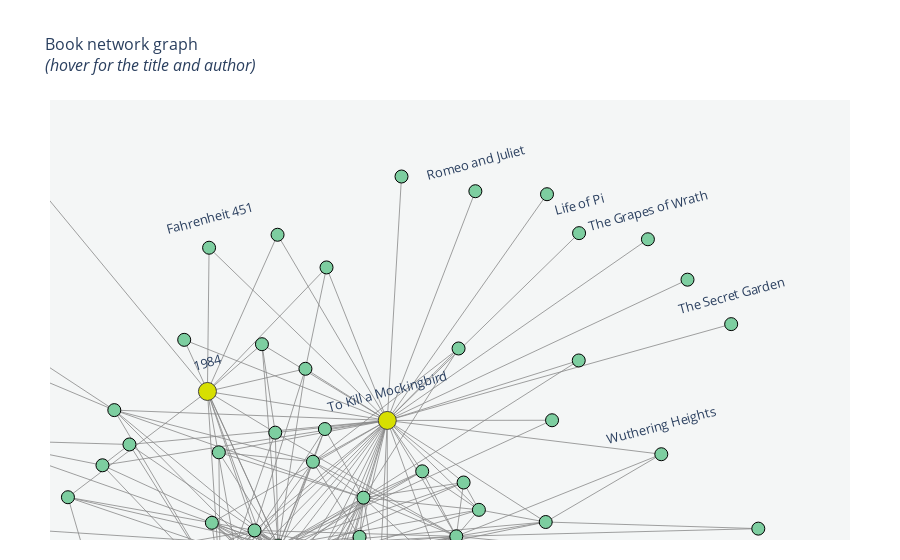

The cell this chart's notebook holds for it:
### Code cell
graph_top = go.Figure(data=[edge_trace, node_trace, node_trace2, node_trace3],
             layout=go.Layout(
                title='Book network graph <br><i>(hover for the title and author)<i>',
                titlefont=dict(size=16),
                showlegend=False,
                hovermode='closest',
                annotations=annotations,
                margin=dict(b=20,l=50,r=50),
                plot_bgcolor="#f4f6f6",
                xaxis=dict(fixedrange=True,showgrid=False, zeroline=False, showticklabels=False, range=[-0.3,0.75]),
                yaxis=dict(fixedrange=True,showgrid=False, zeroline=False, showticklabels=False, range=[0.003,0.9])))
graph_top.show()
py.plot(graph_top, filename = 'graph_top_books2', auto_open=True)

### Figure 1 — Plotly figure (JSON) as saved in the notebook; plotly's stock layout.template omitted (floating-point values rounded to 4 significant figures; data arrays with more than 128 entries replaced by an {"elided": "..."} marker saying what was removed)
{"data": [{"hoverinfo": "none", "line": {"color": "#888", "width": 0.8}, "mode": "lines", "type": "scatter", "x": {"elided": "1035 float values"}, "y": {"elided": "1035 float values"}}, {"hovertemplate": "%{text}", "marker": {"color": "#7dcea0", "colorscale": [[0, "rgb(103,0,31)"], [0.1, "rgb(178,24,43)"], [0.2, "rgb(214,96,77)"], [0.3, "rgb(244,165,130)"], [0.4, "rgb(253,219,199)"], [0.5, "rgb(247,247,247)"], [0.6, "rgb(209,229,240)"], [0.7, "rgb(146,197,222)"], [0.8, "rgb(67,147,195)"], [0.9, "rgb(33,102,172)"], [1, "rgb(5,48,97)"]], "line": {"color": "black", "width": 1}, "reversescale": true, "showscale": false, "size": 13}, "mode": "markers", "name": "", "text": ["Title: The Hunger Games<br>Author: Suzanne Collins", "Title: Twilight<br>Author: Stephenie Meyer", "Title: The Great Gatsby<br>Author: F. Scott Fitzgerald", "Title: The Fault in Our Stars<br>Author: John Green", "Title: The Hobbit<br>Author: J.R.R. Tolkien", "Title: The Catcher in the Rye<br>Author: J.D. Salinger", "Title: Angels & Demons<br>Author: Dan Brown", "Title: Pride and Prejudice<br>Author: Jane Austen", "Title: The Kite Runner<br>Author: Khaled Hosseini", "Title: Divergent<br>Author: Veronica Roth", "Title: Animal Farm<br>Author: George Orwell", "Title: Anne Frank The Diary of a Young Girl<br>Author: Anne Frank, Eleanor Roosevelt, B.M. Mooyaart-Doubleday", "Title: The Girl with the Dragon Tattoo<br>Author: Stieg Larsson", "Title: Catching Fire<br>Author: Suzanne Collins", "Title:  The Fellowship of the Ring<br>Author: J.R.R. Tolkien", "Title: Mockingjay<br>Author: Suzanne Collins", "Title: The Lovely Bones<br>Author: Alice Sebold", "Title: The Da Vinci Code<br>Author: Dan Brown", "Title: Lord of the Flies <br>Author: William Golding", "Title: Romeo and Juliet<br>Author: William Shakespeare", "Title: Gone Girl<br>Author: Gillian Flynn", "Title: The Help<br>Author: Kathryn Stockett", "Title: Of Mice and Men <br>Author: John Steinbeck", "Title: Memoirs of a Geisha<br>Author: Arthur Golden", "Title: The Giver<br>Author: Lois Lowry", "Title: The Lion, the Witch and the Wardrobe<br>Author: C.S. Lewis", "Title: The Time Traveler's Wife<br>Author: Audrey Niffenegger", "Title: A Game of Thrones<br>Author: George R.R. Martin", "Title: The Lightning Thief<br>Author: Rick Riordan", "Title: Little Women<br>Author: Louisa May Alcott", "Title: Jane Eyre<br>Author: Charlotte Brontë", "Title: Life of Pi<br>Author: Yann Martel", "Title: Water for Elephants<br>Author: Sara Gruen", "Title: The Book Thief<br>Author: Markus Zusak", "Title: Fahrenheit 451<br>Author: Ray Bradbury", "Title: New Moon (Twilight, #2)<br>Author: Stephenie Meyer", "Title: Where the Sidewalk Ends: The Poems and Drawings of Shel Silverstein<br>Author: Shel Silverstein", "Title: City of Bones<br>Author: Cassandra Clare", "Title: Eclipse<br>Author: Stephenie Meyer", "Title: Eragon<br>Author: Christopher Paolini", "Title: The Hitchhiker's Guide to the Galaxy<br>Author: Douglas Adams", "Title: Brave New World<br>Author: Aldous Huxley", "Title: Breaking Dawn<br>Author: Stephenie Meyer", "Title: The Secret Life of Bees<br>Author: Sue Monk Kidd", "Title: The Adventures of Huckleberry Finn<br>Author: Mark Twain", "Title: Charlotte's Web<br>Author: E.B. White, Garth Williams, Rosemary Wells", "Title: Northern Lights<br>Author: Philip Pullman", "Title: Wuthering Heights<br>Author: Emily Brontë", "Title: Slaughterhouse-Five, or The Children's Crusade: A Duty-Dance with Death <br>Author: Kurt Vonnegut Jr.", "Title: Gone with the Wind<br>Author: Margaret Mitchell", "Title: A Thousand Splendid Suns<br>Author: Khaled Hosseini", "Title: Insurgent<br>Author: Veronica Roth", "Title: Ender's Game<br>Author: Orson Scott Card", "Title: Sense and Sensibility<br>Author: Jane Austen", "Title: The Giving Tree<br>Author: Shel Silverstein", "Title: Night<br>Author: Elie Wiesel, Marion Wiesel", "Title: The Princess Bride<br>Author: William Goldman", "Title: The Secret Garden<br>Author: Frances Hodgson Burnett", "Title: The Girl Who Played with Fire<br>Author: Stieg Larsson", "Title: Where the Wild Things Are<br>Author: Maurice Sendak", "Title: A Clash of Kings<br>Author: George R.R. Martin", "Title: A Wrinkle in Time<br>Author: Madeleine L'Engle", "Title: The Grapes of Wrath<br>Author: John Steinbeck", "Title: Anne of Green Gables<br>Author: L.M. Montgomery", "Title: City of Glass<br>Author: Cassandra Clare", "Title: A Storm of Swords<br>Author: George R.R. Martin", "Title: The Girl Who Kicked the Hornet's Nest<br>Author: Stieg Larsson", "Title: City of Ashes<br>Author: Cassandra Clare", "Title: The Two Towers<br>Author: J.R.R. Tolkien", "Title: The Battle of the Labyrinth<br>Author: Rick Riordan", "Title: The Return of the King<br>Author: J.R.R. Tolkien", "Title: A Feast for Crows<br>Author: George R.R. Martin", "Title: Emma<br>Author: Jane Austen", "Title: The Last Olympian<br>Author: Rick Riordan", "Title: A Dance with Dragons<br>Author: George R.R. Martin", "Title: The Lord of the Rings<br>Author: J.R.R. Tolkien"], "type": "scatter", "x": [-0.07643, -0.1384, -0.00436, 0.1054, -0.03157, -0.02183, -0.03868, 0.2333, 0.04509, -0.0411, 0.03525, 0.2428, -0.2156, -0.02524, -0.05582, 0.03499, -0.1668, 0.07934, 0.06294, 0.2583, -0.4903, 0.1114, 0.3523, -0.07843, -0.08752, 0.1427, 0.2691, 0.2568, -0.576, 0.2629, 0.3506, 0.3944, 0.06078, 0.1063, -0.0912, -0.3358, -0.1957, -0.6256, -0.2476, 0.1096, -0.2765, -0.3169, -0.2695, 0.394, 0.1613, 0.3589, 0.4481, 0.5023, -0.001332, 0.1885, 0.2362, -0.2487, -0.2526, 0.6296, -0.2311, 0.5367, 0.2625, 0.5941, -0.6015, -0.3961, 0.5611, -0.4941, 0.4848, -0.1239, -0.9591, 0.6415, -0.5393, -0.8931, -0.1668, -0.9903, -0.1261, 0.611, 0.7205, -1, 0.5239, -0.3235], "y": [-0.0973, -0.3949, 0.2219, -0.2202, 0.02255, 0.4022, -0.4057, 0.01046, 0.1625, -0.257, 0.352, 0.1202, 0.2678, -0.1703, -0.02629, -0.2574, -0.5732, -0.324, 0.5587, 0.714, -0.3302, 0.0893, 0.7079, 0.1818, 0.03805, -0.02941, -0.137, -0.2434, -0.11, 0.06449, 0.03968, 0.6286, 0.2292, 0.009314, 0.5988, -0.768, 0.1978, -0.5639, -0.7978, -0.514, 0.09021, 0.7258, -0.576, 0.369, 0.744, 0.2471, -0.2331, 0.1778, 0.6253, 0.143, 0.3934, -0.3712, -0.0368, 0.02617, 0.1553, 0.5337, -0.44, 0.4431, 0.5203, 0.2067, -0.537, 0.04063, 0.6161, 0.4111, -0.7885, -0.5029, 0.5988, -0.8651, -0.1459, -0.1967, -0.1797, -0.5929, -0.0636, -0.09664, -0.6206, -0.15]}, {"hovertemplate": "%{text}", "marker": {"color": "#196f3d", "colorscale": [[0, "rgb(103,0,31)"], [0.1, "rgb(178,24,43)"], [0.2, "rgb(214,96,77)"], [0.3, "rgb(244,165,130)"], [0.4, "rgb(253,219,199)"], [0.5, "rgb(247,247,247)"], [0.6, "rgb(209,229,240)"], [0.7, "rgb(146,197,222)"], [0.8, "rgb(67,147,195)"], [0.9, "rgb(33,102,172)"], [1, "rgb(5,48,97)"]], "line": {"width": 1}, "reversescale": true, "showscale": false, "size": 14}, "mode": "markers", "name": "", "text": ["Title: Harry Potter and the Philosopher's Stone<br>Author: J.K. Rowling", "Title: Harry Potter and the Prisoner of Azkaban<br>Author: J.K. Rowling", "Title: Harry Potter and the Order of the Phoenix<br>Author: J.K. Rowling", "Title: Harry Potter and the Chamber of Secrets<br>Author: J.K. Rowling", "Title: Harry Potter and the Goblet of Fire<br>Author: J.K. Rowling", "Title: Harry Potter and the Deathly Hallows<br>Author: J.K. Rowling", "Title: Harry Potter and the Half-Blood Prince<br>Author: J.K. Rowling"], "type": "scatter", "x": [-0.0003712, 0.02389, 0.05785, 0.132, 0.05257, -0.007766, 0.07713], "y": [-0.009167, -0.1251, -0.07199, -0.103, -0.1446, -0.05867, -0.1082]}, {"hovertemplate": "%{text}", "marker": {"color": "#D7DF01", "colorscale": [[0, "rgb(103,0,31)"], [0.1, "rgb(178,24,43)"], [0.2, "rgb(214,96,77)"], [0.3, "rgb(244,165,130)"], [0.4, "rgb(253,219,199)"], [0.5, "rgb(247,247,247)"], [0.6, "rgb(209,229,240)"], [0.7, "rgb(146,197,222)"], [0.8, "rgb(67,147,195)"], [0.9, "rgb(33,102,172)"], [1, "rgb(5,48,97)"]], "line": {"width": 1}, "reversescale": true, "showscale": false, "size": 18}, "mode": "markers", "name": "", "text": ["Title: To Kill a Mockingbird<br>Author: Harper Lee", "Title: 1984<br>Author: George Orwell"], "type": "scatter", "x": [0.1427, -0.09335], "y": [0.2467, 0.3058]}], "layout": {"annotations": [{"font": {"size": 13}, "showarrow": false, "text": "", "textangle": -15, "x": -0.07643, "xanchor": "center", "y": -0.0373, "yanchor": "middle"}, {"font": {"size": 13}, "showarrow": false, "text": "", "textangle": -15, "x": -0.0003712, "xanchor": "center", "y": 0.05083, "yanchor": "middle"}, {"font": {"size": 13}, "showarrow": false, "text": "", "textangle": -15, "x": -0.1384, "xanchor": "center", "y": -0.3349, "yanchor": "middle"}, {"font": {"size": 13}, "showarrow": false, "text": "To Kill a Mockingbird", "textangle": -15, "x": 0.1427, "xanchor": "center", "y": 0.3067, "yanchor": "middle"}, {"font": {"size": 13}, "showarrow": false, "text": "", "textangle": -15, "x": -0.00436, "xanchor": "center", "y": 0.2819, "yanchor": "middle"}, {"font": {"size": 13}, "showarrow": false, "text": "", "textangle": -15, "x": 0.1054, "xanchor": "center", "y": -0.1602, "yanchor": "middle"}, {"font": {"size": 13}, "showarrow": false, "text": "", "textangle": -15, "x": -0.03157, "xanchor": "center", "y": 0.08255, "yanchor": "middle"}, {"font": {"size": 13}, "showarrow": false, "text": "", "textangle": -15, "x": -0.02183, "xanchor": "center", "y": 0.4622, "yanchor": "middle"}, {"font": {"size": 13}, "showarrow": false, "text": "", "textangle": -15, "x": -0.03868, "xanchor": "center", "y": -0.3457, "yanchor": "middle"}, {"font": {"size": 13}, "showarrow": false, "text": "", "textangle": -15, "x": 0.2333, "xanchor": "center", "y": 0.07046, "yanchor": "middle"}, {"font": {"size": 13}, "showarrow": false, "text": "", "textangle": -15, "x": 0.04509, "xanchor": "center", "y": 0.2225, "yanchor": "middle"}, {"font": {"size": 13}, "showarrow": false, "text": "", "textangle": -15, "x": -0.0411, "xanchor": "center", "y": -0.197, "yanchor": "middle"}, {"font": {"size": 13}, "showarrow": false, "text": "1984", "textangle": -15, "x": -0.09335, "xanchor": "center", "y": 0.3658, "yanchor": "middle"}, {"font": {"size": 13}, "showarrow": false, "text": "", "textangle": -15, "x": 0.03525, "xanchor": "center", "y": 0.412, "yanchor": "middle"}, {"font": {"size": 13}, "showarrow": false, "text": "", "textangle": -15, "x": 0.2428, "xanchor": "center", "y": 0.1802, "yanchor": "middle"}, {"font": {"size": 13}, "showarrow": false, "text": "", "textangle": -15, "x": -0.2156, "xanchor": "center", "y": 0.3278, "yanchor": "middle"}, {"font": {"size": 13}, "showarrow": false, "text": "", "textangle": -15, "x": -0.02524, "xanchor": "center", "y": -0.1103, "yanchor": "middle"}, {"font": {"size": 13}, "showarrow": false, "text": "", "textangle": -15, "x": 0.02389, "xanchor": "center", "y": -0.06506, "yanchor": "middle"}, {"font": {"size": 13}, "showarrow": false, "text": "", "textangle": -15, "x": -0.05582, "xanchor": "center", "y": 0.03371, "yanchor": "middle"}, {"font": {"size": 13}, "showarrow": false, "text": "", "textangle": -15, "x": 0.03499, "xanchor": "center", "y": -0.1974, "yanchor": "middle"}, {"font": {"size": 13}, "showarrow": false, "text": "", "textangle": -15, "x": 0.05785, "xanchor": "center", "y": -0.01199, "yanchor": "middle"}, {"font": {"size": 13}, "showarrow": false, "text": "", "textangle": -15, "x": -0.1668, "xanchor": "center", "y": -0.5132, "yanchor": "middle"}, {"font": {"size": 13}, "showarrow": false, "text": "", "textangle": -15, "x": 0.132, "xanchor": "center", "y": -0.04303, "yanchor": "middle"}, {"font": {"size": 13}, "showarrow": false, "text": "", "textangle": -15, "x": 0.05257, "xanchor": "center", "y": -0.08455, "yanchor": "middle"}, {"font": {"size": 13}, "showarrow": false, "text": "", "textangle": -15, "x": -0.007766, "xanchor": "center", "y": 0.001332, "yanchor": "middle"}, {"font": {"size": 13}, "showarrow": false, "text": "", "textangle": -15, "x": 0.07934, "xanchor": "center", "y": -0.264, "yanchor": "middle"}, {"font": {"size": 13}, "showarrow": false, "text": "", "textangle": -15, "x": 0.07713, "xanchor": "center", "y": -0.04817, "yanchor": "middle"}, {"font": {"size": 13}, "showarrow": false, "text": "", "textangle": -15, "x": 0.06294, "xanchor": "center", "y": 0.6187, "yanchor": "middle"}, {"font": {"size": 13}, "showarrow": false, "text": "Romeo and Juliet", "textangle": -15, "x": 0.2583, "xanchor": "center", "y": 0.774, "yanchor": "middle"}, {"font": {"size": 13}, "showarrow": false, "text": "", "textangle": -15, "x": -0.4903, "xanchor": "center", "y": -0.2702, "yanchor": "middle"}, {"font": {"size": 13}, "showarrow": false, "text": "", "textangle": -15, "x": 0.1114, "xanchor": "center", "y": 0.1493, "yanchor": "middle"}, {"font": {"size": 13}, "showarrow": false, "text": "", "textangle": -15, "x": 0.3523, "xanchor": "center", "y": 0.7679, "yanchor": "middle"}, {"font": {"size": 13}, "showarrow": false, "text": "", "textangle": -15, "x": -0.07843, "xanchor": "center", "y": 0.2418, "yanchor": "middle"}, {"font": {"size": 13}, "showarrow": false, "text": "", "textangle": -15, "x": -0.08752, "xanchor": "center", "y": 0.09805, "yanchor": "middle"}, {"font": {"size": 13}, "showarrow": false, "text": "", "textangle": -15, "x": 0.1427, "xanchor": "center", "y": 0.03059, "yanchor": "middle"}, {"font": {"size": 13}, "showarrow": false, "text": "", "textangle": -15, "x": 0.2691, "xanchor": "center", "y": -0.07698, "yanchor": "middle"}, {"font": {"size": 13}, "showarrow": false, "text": "", "textangle": -15, "x": 0.2568, "xanchor": "center", "y": -0.1834, "yanchor": "middle"}, {"font": {"size": 13}, "showarrow": false, "text": "", "textangle": -15, "x": -0.576, "xanchor": "center", "y": -0.05001, "yanchor": "middle"}, {"font": {"size": 13}, "showarrow": false, "text": "", "textangle": -15, "x": 0.2629, "xanchor": "center", "y": 0.1245, "yanchor": "middle"}, {"font": {"size": 13}, "showarrow": false, "text": "", "textangle": -15, "x": 0.3506, "xanchor": "center", "y": 0.09968, "yanchor": "middle"}, {"font": {"size": 13}, "showarrow": false, "text": "Life of Pi", "textangle": -15, "x": 0.3944, "xanchor": "center", "y": 0.6886, "yanchor": "middle"}, {"font": {"size": 13}, "showarrow": false, "text": "", "textangle": -15, "x": 0.06078, "xanchor": "center", "y": 0.2892, "yanchor": "middle"}, {"font": {"size": 13}, "showarrow": false, "text": "", "textangle": -15, "x": 0.1063, "xanchor": "center", "y": 0.06931, "yanchor": "middle"}, {"font": {"size": 13}, "showarrow": false, "text": "Fahrenheit 451", "textangle": -15, "x": -0.0912, "xanchor": "center", "y": 0.6588, "yanchor": "middle"}, {"font": {"size": 13}, "showarrow": false, "text": "", "textangle": -15, "x": -0.3358, "xanchor": "center", "y": -0.708, "yanchor": "middle"}, {"font": {"size": 13}, "showarrow": false, "text": "", "textangle": -15, "x": -0.1957, "xanchor": "center", "y": 0.2578, "yanchor": "middle"}, {"font": {"size": 13}, "showarrow": false, "text": "", "textangle": -15, "x": -0.6256, "xanchor": "center", "y": -0.5039, "yanchor": "middle"}, {"font": {"size": 13}, "showarrow": false, "text": "", "textangle": -15, "x": -0.2476, "xanchor": "center", "y": -0.7378, "yanchor": "middle"}, {"font": {"size": 13}, "showarrow": false, "text": "", "textangle": -15, "x": 0.1096, "xanchor": "center", "y": -0.454, "yanchor": "middle"}, {"font": {"size": 13}, "showarrow": false, "text": "", "textangle": -15, "x": -0.2765, "xanchor": "center", "y": 0.1502, "yanchor": "middle"}, {"font": {"size": 13}, "showarrow": false, "text": "", "textangle": -15, "x": -0.3169, "xanchor": "center", "y": 0.7858, "yanchor": "middle"}, {"font": {"size": 13}, "showarrow": false, "text": "", "textangle": -15, "x": -0.2695, "xanchor": "center", "y": -0.516, "yanchor": "middle"}, {"font": {"size": 13}, "showarrow": false, "text": "", "textangle": -15, "x": 0.394, "xanchor": "center", "y": 0.429, "yanchor": "middle"}, {"font": {"size": 13}, "showarrow": false, "text": "", "textangle": -15, "x": 0.1613, "xanchor": "center", "y": 0.804, "yanchor": "middle"}, {"font": {"size": 13}, "showarrow": false, "text": "", "textangle": -15, "x": 0.3589, "xanchor": "center", "y": 0.3071, "yanchor": "middle"}, {"font": {"size": 13}, "showarrow": false, "text": "", "textangle": -15, "x": 0.4481, "xanchor": "center", "y": -0.1731, "yanchor": "middle"}, {"font": {"size": 13}, "showarrow": false, "text": "Wuthering Heights", "textangle": -15, "x": 0.5023, "xanchor": "center", "y": 0.2378, "yanchor": "middle"}, {"font": {"size": 13}, "showarrow": false, "text": "", "textangle": -15, "x": -0.001332, "xanchor": "center", "y": 0.6853, "yanchor": "middle"}, {"font": {"size": 13}, "showarrow": false, "text": "", "textangle": -15, "x": 0.1885, "xanchor": "center", "y": 0.203, "yanchor": "middle"}, {"font": {"size": 13}, "showarrow": false, "text": "", "textangle": -15, "x": 0.2362, "xanchor": "center", "y": 0.4534, "yanchor": "middle"}, {"font": {"size": 13}, "showarrow": false, "text": "", "textangle": -15, "x": -0.2487, "xanchor": "center", "y": -0.3112, "yanchor": "middle"}, {"font": {"size": 13}, "showarrow": false, "text": "", "textangle": -15, "x": -0.2526, "xanchor": "center", "y": 0.0232, "yanchor": "middle"}, {"font": {"size": 13}, "showarrow": false, "text": "", "textangle": -15, "x": 0.6296, "xanchor": "center", "y": 0.08617, "yanchor": "middle"}, {"font": {"size": 13}, "showarrow": false, "text": "", "textangle": -15, "x": -0.2311, "xanchor": "center", "y": 0.2153, "yanchor": "middle"}, {"font": {"size": 13}, "showarrow": false, "text": "", "textangle": -15, "x": 0.5367, "xanchor": "center", "y": 0.5937, "yanchor": "middle"}, {"font": {"size": 13}, "showarrow": false, "text": "", "textangle": -15, "x": 0.2625, "xanchor": "center", "y": -0.38, "yanchor": "middle"}, {"font": {"size": 13}, "showarrow": false, "text": "The Secret Garden", "textangle": -15, "x": 0.5941, "xanchor": "center", "y": 0.5031, "yanchor": "middle"}, {"font": {"size": 13}, "showarrow": false, "text": "", "textangle": -15, "x": -0.6015, "xanchor": "center", "y": 0.5803, "yanchor": "middle"}, {"font": {"size": 13}, "showarrow": false, "text": "", "textangle": -15, "x": -0.3961, "xanchor": "center", "y": 0.2667, "yanchor": "middle"}, {"font": {"size": 13}, "showarrow": false, "text": "", "textangle": -15, "x": 0.5611, "xanchor": "center", "y": -0.477, "yanchor": "middle"}, {"font": {"size": 13}, "showarrow": false, "text": "", "textangle": -15, "x": -0.4941, "xanchor": "center", "y": 0.1006, "yanchor": "middle"}, {"font": {"size": 13}, "showarrow": false, "text": "The Grapes of Wrath", "textangle": -15, "x": 0.4848, "xanchor": "center", "y": 0.6761, "yanchor": "middle"}, {"font": {"size": 13}, "showarrow": false, "text": "", "textangle": -15, "x": -0.1239, "xanchor": "center", "y": 0.4711, "yanchor": "middle"}, {"font": {"size": 13}, "showarrow": false, "text": "", "textangle": -15, "x": -0.9591, "xanchor": "center", "y": -0.7285, "yanchor": "middle"}, {"font": {"size": 13}, "showarrow": false, "text": "", "textangle": -15, "x": 0.6415, "xanchor": "center", "y": -0.4429, "yanchor": "middle"}, {"font": {"size": 13}, "showarrow": false, "text": "", "textangle": -15, "x": -0.5393, "xanchor": "center", "y": 0.6588, "yanchor": "middle"}, {"font": {"size": 13}, "showarrow": false, "text": "", "textangle": -15, "x": -0.8931, "xanchor": "center", "y": -0.8051, "yanchor": "middle"}, {"font": {"size": 13}, "showarrow": false, "text": "", "textangle": -15, "x": -0.1668, "xanchor": "center", "y": -0.08591, "yanchor": "middle"}, {"font": {"size": 13}, "showarrow": false, "text": "", "textangle": -15, "x": -0.9903, "xanchor": "center", "y": -0.1367, "yanchor": "middle"}, {"font": {"size": 13}, "showarrow": false, "text": "", "textangle": -15, "x": -0.1261, "xanchor": "center", "y": -0.1197, "yanchor": "middle"}, {"font": {"size": 13}, "showarrow": false, "text": "", "textangle": -15, "x": 0.611, "xanchor": "center", "y": -0.5329, "yanchor": "middle"}, {"font": {"size": 13}, "showarrow": false, "text": "", "textangle": -15, "x": 0.7205, "xanchor": "center", "y": -0.003604, "yanchor": "middle"}, {"font": {"size": 13}, "showarrow": false, "text": "", "textangle": -15, "x": -1, "xanchor": "center", "y": -0.03664, "yanchor": "middle"}, {"font": {"size": 13}, "showarrow": false, "text": "", "textangle": -15, "x": 0.5239, "xanchor": "center", "y": -0.5606, "yanchor": "middle"}, {"font": {"size": 13}, "showarrow": false, "text": "", "textangle": -15, "x": -0.3235, "xanchor": "center", "y": -0.09, "yanchor": "middle"}], "hovermode": "closest", "margin": {"b": 20, "l": 50, "r": 50}, "plot_bgcolor": "#f4f6f6", "showlegend": false, "title": {"font": {"size": 16}, "text": "Book network graph <br><i>(hover for the title and author)<i>"}, "xaxis": {"fixedrange": true, "range": [-0.3, 0.75], "showgrid": false, "showticklabels": false, "zeroline": false}, "yaxis": {"fixedrange": true, "range": [0.003, 0.9], "showgrid": false, "showticklabels": false, "zeroline": false}}}
